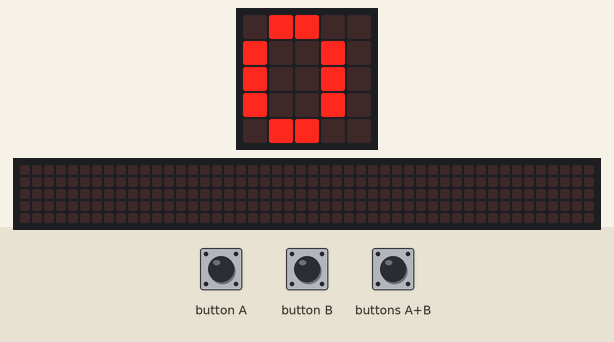
A program run on a simulated Calliope mini (MakeCode). On the bench: the board's 5×5 LED display, a strip that is not on the board, showing the scrolling text unrolled. The test bench sets the inputs (shaded band). The 48×5 strip is a reading aid, not a part: it shows the text the display is scrolling, unrolled, one strip-width of it at a time.

Above: at 1.9 s.
2.0 s: button B pressed for 0.15 s
At 2.22 s:
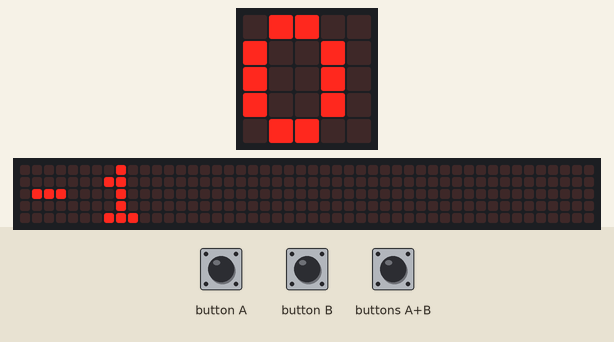
2.7 s: buttons A+B pressed for 0.15 s
3.4 s: button A pressed for 0.15 s
4.1 s: button A pressed for 0.15 s
7.8 s: button B pressed for 0.15 s
At 11.52 s:
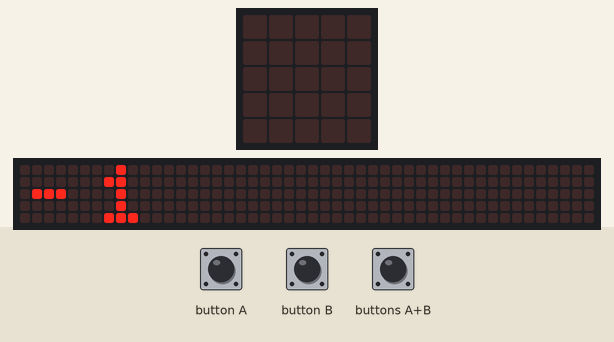
Timing chart, 0 to 11.9 s (numbered marks = the images above; inputs shaded):
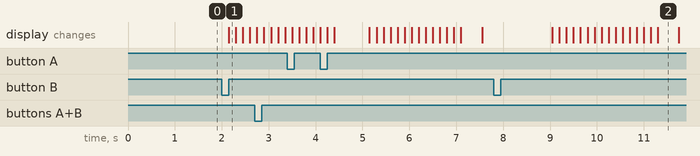

The program:

main.ts
```typescript
input.onButtonEvent(Button.A, input.buttonEventClick(), function () {
    u += 1
    basic.showNumber(u)
})
input.onButtonEvent(Button.AB, input.buttonEventClick(), function () {
    basic.showNumber(u)
})
input.onButtonEvent(Button.B, input.buttonEventClick(), function () {
    u += -1
    basic.showNumber(u)
})
let u = 0
u = 0
basic.showNumber(u)
```

test.ts
```typescript
// Hier kann man Tests durchführen; diese Datei wird nicht kompiliert, wenn dieses Paket als Erweiterung verwendet wird.
```

Measured:
- after the input at 2.0 s, the display: changes after 0.15 s (image 1)
- after the input at 7.8 s, the display: first changes after 1.3 s (image 2 shows a later state)
- what the display in image 2 shows lasts 0.5 s, from 11.3 s to 11.8 s
